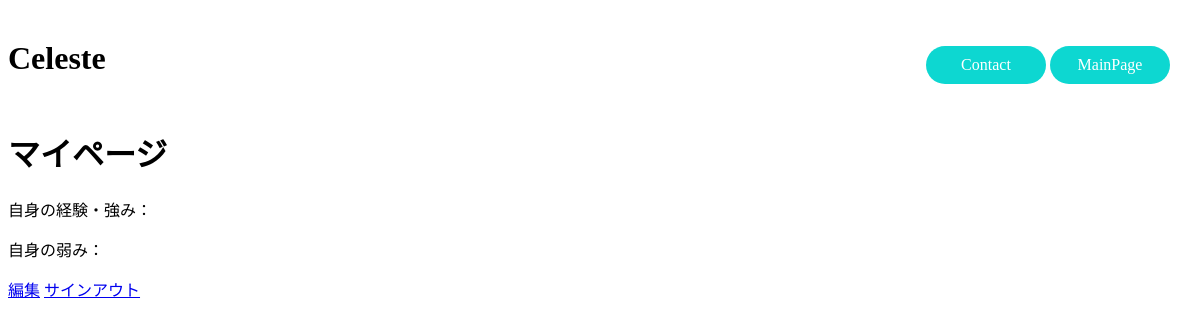
The app's page /mypage/onaga (signed in), older data.
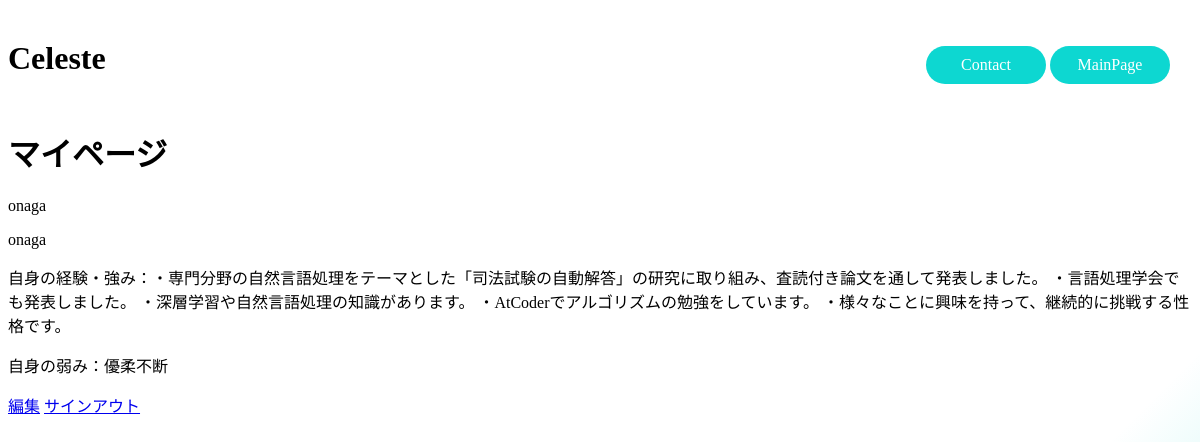
The same page, newer data.
### src/app.py (models this page shows)
class UserInformation(UserMixin, db.Model):
    id = db.Column(db.String(10), primary_key=True, autoincrement=False)
    name = db.Column(db.String(20), nullable=False)
    password = db.Column(db.String(100), nullable=False)
    experience = db.Column(db.String(500), nullable=False)
    weakness = db.Column(db.String(500), nullable=False)

### src/app.py (the view)
@app.route("/mypage/<string:id>")
@login_required
def mypage(id):
    user = load_user(id)
    return render_template("mypage.html", user=user)

### src/app.py (called while the page is built)
@login_manager.user_loader
def load_user(user_id):
    return UserInformation.query.get(user_id)

### src/templates/mypage.html (shortened to what this page needs)
<!DOCTYPE HTML>
<html lang="ja">
    <head>
        <link rel="stylesheet" href="../static/css/style1.css">
    </head>
    <body>
        <header>
            <h1 class="title">Celeste</h1>
            <nav class="nav">
            <ul class="menu-group">
                <li class="menu-item"><a class="static-button" href="#">Contact</a></li>
                <li class="menu-item"><a class="static-button" href="/main/{{user.id}}">MainPage</a></li>
            </ul>
        </nav>
        </header>
        <h1>マイページ</h1>
        <user>
            <p>{{user.id}}</p>
            <p>{{user.name}}</p>
            <p>自身の経験・強み：{{user.experience}}</p>
            <p>自身の弱み：{{user.weakness}}</p>
            <a href='/own_update/{{user.id}}' role='button'>編集</a>
        </user>
        <a class="signout-button" href="/signout" role="button">サインアウト</a>
    </body>
</html>

Row changes from the older to the newer data that the page shows:
added UserInformation: id "onaga", name "onaga", experience "・専門分野の自然言語処理をテーマとした「司法試験の自動解答」の研究に取り組み、査読付き論文を通して発表しました。 ・言語処理学会でも発表しました。 ・深層学習や自然言語処理の知識があります。 ・AtCoderでアルゴリズムの勉強をしています。 ・様々なことに興味を持って、継続的に挑戦する性格です。", weakness "優柔不断"
